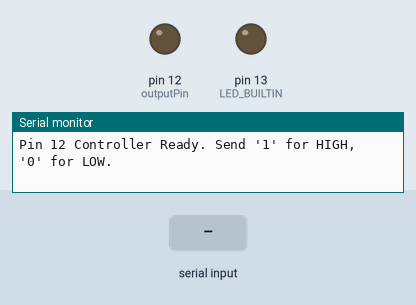
Recording of a sketch running on a simulated Arduino Uno, built with avr-gcc and run on an emulated ATmega328P. Shown: output pins drawn as LEDs (lit = HIGH), the last lines printed to the serial monitor. Inputs (shaded band) come from the test bench.

Above: at 1.2 s.
1.3 s: "1" received over Serial
At 2.2 s:
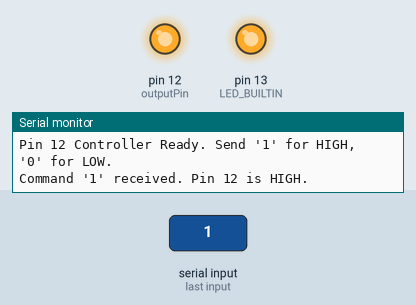
2.8 s: "0" received over Serial
At 3.3 s:
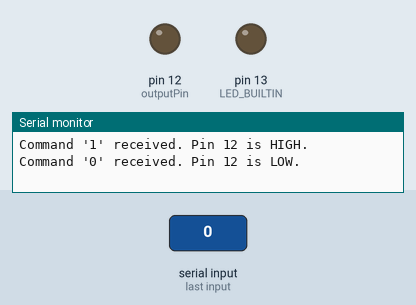
Timing chart, 0 to 5.8 s (numbered marks = the images above; inputs shaded):
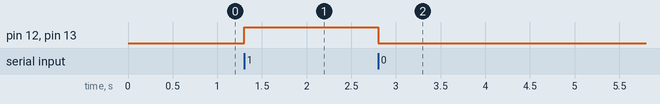

Measured:
- after the input at 1.3 s, pin 12 (outputPin), pin 13 (LED_BUILTIN): LOW → HIGH at once
- after the input at 2.8 s, pin 12 (outputPin), pin 13 (LED_BUILTIN): HIGH → LOW at once

The sketch:

receiver.ino
```cpp
const int outputPin = 12;

void setup() {
  pinMode(LED_BUILTIN, OUTPUT);
  pinMode(outputPin, OUTPUT);

  Serial.begin(9600);

  Serial.println("Pin 12 Controller Ready. Send '1' for HIGH, '0' for LOW.");
}

void loop() {
  if (Serial.available() > 0) {

    char command = Serial.read();

    if (command == '1') {
      digitalWrite(LED_BUILTIN, HIGH);
      digitalWrite(outputPin, HIGH);
      Serial.println("Command '1' received. Pin 12 is HIGH.");
    }
    else if (command == '0') {
      digitalWrite(LED_BUILTIN, LOW);
      digitalWrite(outputPin, LOW);
      Serial.println("Command '0' received. Pin 12 is LOW.");
    }
  }
}
```
